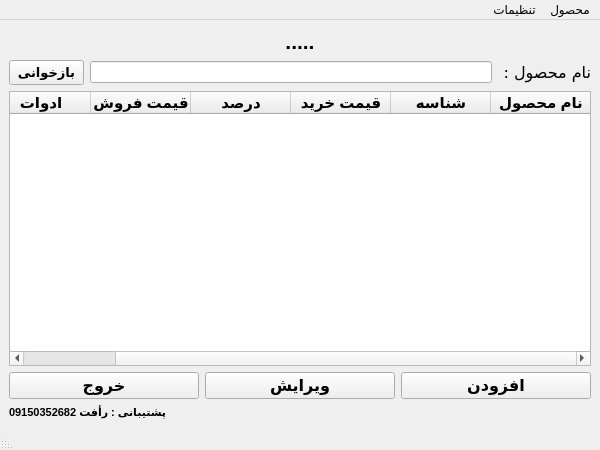
<?xml version="1.0" encoding="UTF-8"?>
<ui version="4.0">
 <class>MainWindow</class>
 <widget class="QMainWindow" name="MainWindow">
  <property name="geometry">
   <rect>
    <x>0</x>
    <y>0</y>
    <width>600</width>
    <height>450</height>
   </rect>
  </property>
  <property name="minimumSize">
   <size>
    <width>600</width>
    <height>450</height>
   </size>
  </property>
  <property name="windowTitle">
   <string>حسابداری</string>
  </property>
  <property name="windowOpacity">
   <double>1.000000000000000</double>
  </property>
  <property name="layoutDirection">
   <enum>Qt::RightToLeft</enum>
  </property>
  <property name="documentMode">
   <bool>false</bool>
  </property>
  <widget class="QWidget" name="centralwidget">
   <layout class="QVBoxLayout" name="verticalLayout">
    <item>
     <widget class="QLabel" name="lbl_datetime">
      <property name="font">
       <font>
        <family>Arial</family>
        <pointsize>16</pointsize>
        <weight>75</weight>
        <bold>true</bold>
       </font>
      </property>
      <property name="text">
       <string>.....</string>
      </property>
      <property name="alignment">
       <set>Qt::AlignCenter</set>
      </property>
      <property name="wordWrap">
       <bool>true</bool>
      </property>
     </widget>
    </item>
    <item>
     <layout class="QHBoxLayout" name="horizontalLayout">
      <item>
       <widget class="QLabel" name="label">
        <property name="font">
         <font>
          <family>Arial Rounded MT Bold</family>
          <pointsize>12</pointsize>
          <weight>50</weight>
          <bold>false</bold>
         </font>
        </property>
        <property name="text">
         <string>نام محصول : </string>
        </property>
       </widget>
      </item>
      <item>
       <widget class="QLineEdit" name="txt_main_search_name"/>
      </item>
      <item>
       <widget class="QToolButton" name="btn_main_refresh">
        <property name="minimumSize">
         <size>
          <width>25</width>
          <height>25</height>
         </size>
        </property>
        <property name="font">
         <font>
          <family>Arial</family>
          <pointsize>10</pointsize>
          <weight>75</weight>
          <bold>true</bold>
         </font>
        </property>
        <property name="text">
         <string>بازخوانی</string>
        </property>
        <property name="icon">
         <iconset>
          <normaloff>refresh24x24.png</normaloff>refresh24x24.png</iconset>
        </property>
        <property name="iconSize">
         <size>
          <width>25</width>
          <height>25</height>
         </size>
        </property>
       </widget>
      </item>
     </layout>
    </item>
    <item>
     <widget class="QTableWidget" name="tableWidget">
      <property name="sizePolicy">
       <sizepolicy hsizetype="Expanding" vsizetype="Expanding">
        <horstretch>0</horstretch>
        <verstretch>0</verstretch>
       </sizepolicy>
      </property>
      <property name="font">
       <font>
        <family>Arial</family>
        <pointsize>11</pointsize>
        <weight>75</weight>
        <bold>true</bold>
       </font>
      </property>
      <property name="layoutDirection">
       <enum>Qt::RightToLeft</enum>
      </property>
      <property name="autoFillBackground">
       <bool>false</bool>
      </property>
      <property name="editTriggers">
       <set>QAbstractItemView::NoEditTriggers</set>
      </property>
      <property name="alternatingRowColors">
       <bool>true</bool>
      </property>
      <property name="selectionMode">
       <enum>QAbstractItemView::SingleSelection</enum>
      </property>
      <property name="selectionBehavior">
       <enum>QAbstractItemView::SelectRows</enum>
      </property>
      <property name="textElideMode">
       <enum>Qt::ElideMiddle</enum>
      </property>
      <property name="gridStyle">
       <enum>Qt::SolidLine</enum>
      </property>
      <attribute name="horizontalHeaderCascadingSectionResizes">
       <bool>true</bool>
      </attribute>
      <attribute name="horizontalHeaderDefaultSectionSize">
       <number>100</number>
      </attribute>
      <attribute name="horizontalHeaderHighlightSections">
       <bool>true</bool>
      </attribute>
      <attribute name="horizontalHeaderMinimumSectionSize">
       <number>50</number>
      </attribute>
      <attribute name="horizontalHeaderShowSortIndicator" stdset="0">
       <bool>false</bool>
      </attribute>
      <attribute name="horizontalHeaderStretchLastSection">
       <bool>false</bool>
      </attribute>
      <attribute name="verticalHeaderShowSortIndicator" stdset="0">
       <bool>false</bool>
      </attribute>
      <attribute name="verticalHeaderStretchLastSection">
       <bool>false</bool>
      </attribute>
      <column>
       <property name="text">
        <string>نام محصول</string>
       </property>
      </column>
      <column>
       <property name="text">
        <string>شناسه</string>
       </property>
      </column>
      <column>
       <property name="text">
        <string>قیمت خرید</string>
       </property>
      </column>
      <column>
       <property name="text">
        <string>درصد</string>
       </property>
      </column>
      <column>
       <property name="text">
        <string>قیمت فروش</string>
       </property>
      </column>
      <column>
       <property name="text">
        <string>ادوات</string>
       </property>
      </column>
     </widget>
    </item>
    <item>
     <layout class="QHBoxLayout" name="horizontalLayout_2">
      <item>
       <widget class="QPushButton" name="btn_main_add">
        <property name="font">
         <font>
          <family>Arial</family>
          <pointsize>12</pointsize>
          <weight>75</weight>
          <bold>true</bold>
         </font>
        </property>
        <property name="text">
         <string>افزودن</string>
        </property>
       </widget>
      </item>
      <item>
       <widget class="QPushButton" name="btn_main_update">
        <property name="font">
         <font>
          <family>Arial</family>
          <pointsize>12</pointsize>
          <weight>75</weight>
          <bold>true</bold>
         </font>
        </property>
        <property name="text">
         <string>ویرایش</string>
        </property>
       </widget>
      </item>
      <item>
       <widget class="QPushButton" name="btn_main_exit">
        <property name="font">
         <font>
          <family>Arial</family>
          <pointsize>12</pointsize>
          <weight>75</weight>
          <bold>true</bold>
         </font>
        </property>
        <property name="text">
         <string>خروج</string>
        </property>
       </widget>
      </item>
     </layout>
    </item>
    <item>
     <widget class="QLabel" name="lbl_datetime_2">
      <property name="font">
       <font>
        <family>Arial</family>
        <pointsize>8</pointsize>
        <weight>75</weight>
        <bold>true</bold>
       </font>
      </property>
      <property name="text">
       <string>پشتیبانی : رأفت 09150352682</string>
      </property>
      <property name="alignment">
       <set>Qt::AlignRight|Qt::AlignTrailing|Qt::AlignVCenter</set>
      </property>
      <property name="wordWrap">
       <bool>true</bool>
      </property>
     </widget>
    </item>
   </layout>
  </widget>
  <widget class="QMenuBar" name="menubar">
   <property name="geometry">
    <rect>
     <x>0</x>
     <y>0</y>
     <width>600</width>
     <height>21</height>
    </rect>
   </property>
   <widget class="QMenu" name="menu">
    <property name="layoutDirection">
     <enum>Qt::RightToLeft</enum>
    </property>
    <property name="title">
     <string>محصول</string>
    </property>
    <addaction name="menu_add"/>
   </widget>
   <widget class="QMenu" name="menu_exit">
    <property name="title">
     <string>تنظیمات</string>
    </property>
    <addaction name="menu_pass_edit"/>
   </widget>
   <addaction name="menu"/>
   <addaction name="menu_exit"/>
  </widget>
  <widget class="QStatusBar" name="statusbar"/>
  <action name="action_3">
   <property name="text">
    <string>یسب</string>
   </property>
  </action>
  <action name="menu_add">
   <property name="text">
    <string>افزودن</string>
   </property>
  </action>
  <action name="menu_update">
   <property name="text">
    <string>بروزرسانی</string>
   </property>
  </action>
  <action name="menu_pass_edit">
   <property name="text">
    <string>تغییر رمز عبور</string>
   </property>
  </action>
 </widget>
 <resources/>
 <connections/>
</ui>
